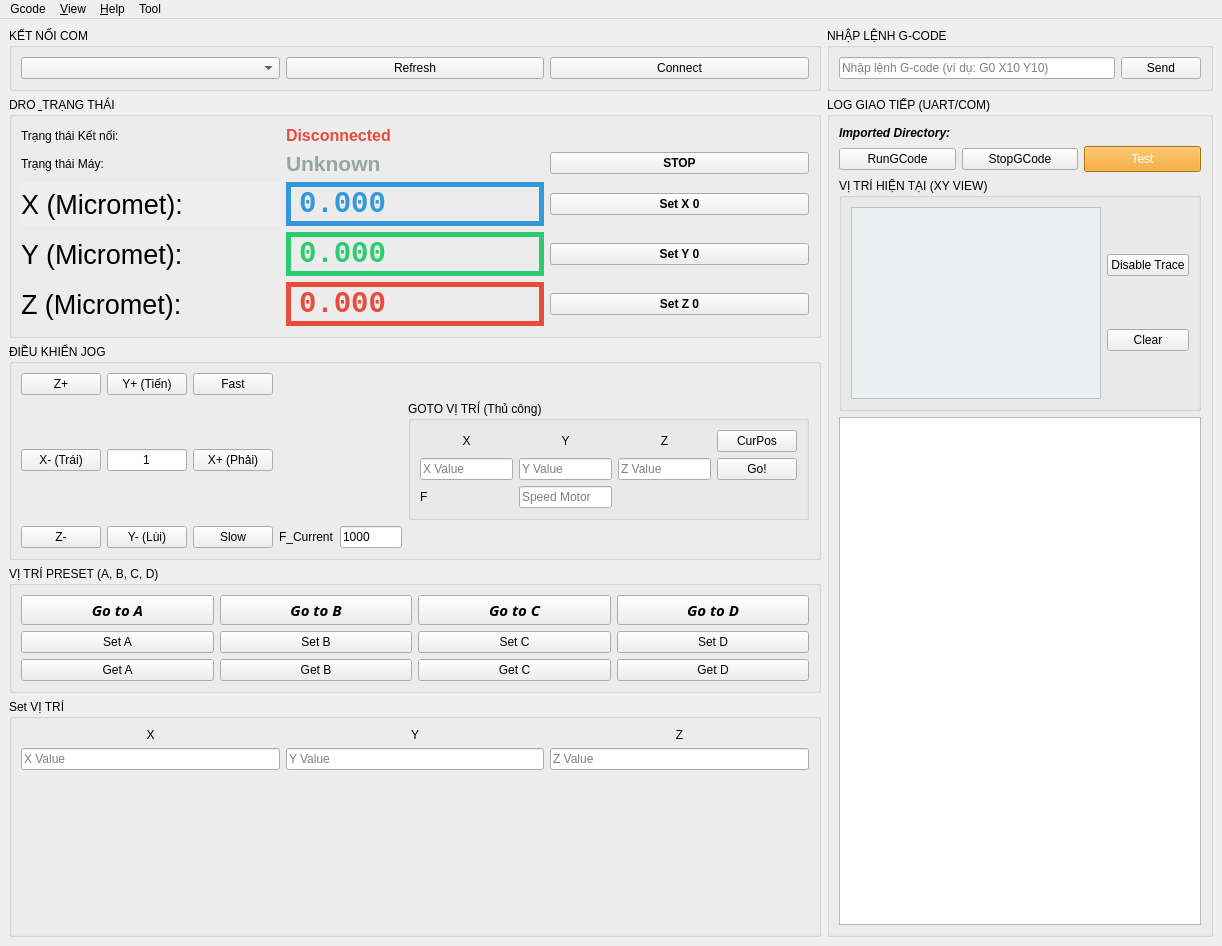
<?xml version="1.0" encoding="UTF-8"?>
<ui version="4.0">
 <class>MainWindow</class>
 <widget class="QMainWindow" name="MainWindow">
  <property name="geometry">
   <rect>
    <x>0</x>
    <y>0</y>
    <width>1222</width>
    <height>946</height>
   </rect>
  </property>
  <property name="windowTitle">
   <string>STM32 G-Code Controller</string>
  </property>
  <widget class="QWidget" name="centralwidget">
   <layout class="QHBoxLayout" name="horizontalLayout_main">
    <item>
     <layout class="QVBoxLayout" name="verticalLayout_control">
      <item>
       <widget class="QGroupBox" name="groupBox_connection">
        <property name="title">
         <string>KẾT NỐI COM</string>
        </property>
        <layout class="QHBoxLayout" name="horizontalLayout_com">
         <item>
          <widget class="QComboBox" name="portComboBox"/>
         </item>
         <item>
          <widget class="QPushButton" name="refreshButton">
           <property name="text">
            <string>Refresh</string>
           </property>
          </widget>
         </item>
         <item>
          <widget class="QPushButton" name="connectButton">
           <property name="text">
            <string>Connect</string>
           </property>
          </widget>
         </item>
        </layout>
       </widget>
      </item>
      <item>
       <widget class="QGroupBox" name="groupBox_dro">
        <property name="title">
         <string>DRO &amp; TRẠNG THÁI</string>
        </property>
        <layout class="QGridLayout" name="gridLayout_dro">
         <item row="0" column="0">
          <widget class="QLabel" name="label_status_title">
           <property name="text">
            <string>Trạng thái Kết nối:</string>
           </property>
          </widget>
         </item>
         <item row="2" column="0">
          <widget class="QLabel" name="label_x_title">
           <property name="sizePolicy">
            <sizepolicy hsizetype="Minimum" vsizetype="Minimum">
             <horstretch>0</horstretch>
             <verstretch>0</verstretch>
            </sizepolicy>
           </property>
           <property name="font">
            <font>
             <pointsize>20</pointsize>
            </font>
           </property>
           <property name="autoFillBackground">
            <bool>true</bool>
           </property>
           <property name="text">
            <string>X (Micromet):</string>
           </property>
          </widget>
         </item>
         <item row="4" column="2">
          <widget class="QPushButton" name="SetY0Button">
           <property name="font">
            <font>
             <weight>75</weight>
             <bold>true</bold>
            </font>
           </property>
           <property name="text">
            <string>Set Y 0</string>
           </property>
          </widget>
         </item>
         <item row="6" column="0">
          <widget class="QLabel" name="label_z_title">
           <property name="font">
            <font>
             <pointsize>20</pointsize>
            </font>
           </property>
           <property name="text">
            <string>Z (Micromet):</string>
           </property>
          </widget>
         </item>
         <item row="2" column="2">
          <widget class="QPushButton" name="SetX0Button">
           <property name="font">
            <font>
             <weight>75</weight>
             <bold>true</bold>
            </font>
           </property>
           <property name="text">
            <string>Set X 0</string>
           </property>
          </widget>
         </item>
         <item row="6" column="2">
          <widget class="QPushButton" name="SetZ0Button">
           <property name="font">
            <font>
             <weight>75</weight>
             <bold>true</bold>
            </font>
           </property>
           <property name="text">
            <string>Set Z 0</string>
           </property>
          </widget>
         </item>
         <item row="1" column="0">
          <widget class="QLabel" name="label_state_title">
           <property name="text">
            <string>Trạng thái Máy:</string>
           </property>
          </widget>
         </item>
         <item row="4" column="1">
          <widget class="QLabel" name="yPosLabel">
           <property name="font">
            <font>
             <family>Consolas</family>
             <pointsize>22</pointsize>
             <weight>75</weight>
             <bold>true</bold>
            </font>
           </property>
           <property name="styleSheet">
            <string>color: #2ecc71;</string>
           </property>
           <property name="frameShape">
            <enum>QFrame::Box</enum>
           </property>
           <property name="lineWidth">
            <number>5</number>
           </property>
           <property name="text">
            <string>0.000</string>
           </property>
          </widget>
         </item>
         <item row="1" column="1">
          <widget class="QLabel" name="stateLabel">
           <property name="font">
            <font>
             <pointsize>16</pointsize>
             <weight>75</weight>
             <bold>true</bold>
            </font>
           </property>
           <property name="styleSheet">
            <string>color: #95a5a6;</string>
           </property>
           <property name="text">
            <string>Unknown</string>
           </property>
          </widget>
         </item>
         <item row="2" column="1">
          <widget class="QLabel" name="xPosLabel">
           <property name="font">
            <font>
             <family>Consolas</family>
             <pointsize>22</pointsize>
             <weight>75</weight>
             <bold>true</bold>
            </font>
           </property>
           <property name="styleSheet">
            <string>color: #3498db;</string>
           </property>
           <property name="frameShape">
            <enum>QFrame::Box</enum>
           </property>
           <property name="lineWidth">
            <number>5</number>
           </property>
           <property name="text">
            <string>0.000</string>
           </property>
          </widget>
         </item>
         <item row="6" column="1">
          <widget class="QLabel" name="zPosLabel">
           <property name="font">
            <font>
             <family>Consolas</family>
             <pointsize>22</pointsize>
             <weight>75</weight>
             <bold>true</bold>
            </font>
           </property>
           <property name="styleSheet">
            <string>color: #e74c3c;</string>
           </property>
           <property name="frameShape">
            <enum>QFrame::Box</enum>
           </property>
           <property name="lineWidth">
            <number>5</number>
           </property>
           <property name="text">
            <string>0.000</string>
           </property>
          </widget>
         </item>
         <item row="1" column="2">
          <widget class="QPushButton" name="Stopbtn">
           <property name="font">
            <font>
             <weight>75</weight>
             <bold>true</bold>
            </font>
           </property>
           <property name="text">
            <string>STOP</string>
           </property>
          </widget>
         </item>
         <item row="0" column="1">
          <widget class="QLabel" name="statusLabel">
           <property name="font">
            <font>
             <pointsize>12</pointsize>
             <weight>75</weight>
             <bold>true</bold>
            </font>
           </property>
           <property name="styleSheet">
            <string>color: #e74c3c;</string>
           </property>
           <property name="text">
            <string>Disconnected</string>
           </property>
          </widget>
         </item>
         <item row="4" column="0">
          <widget class="QLabel" name="label_y_title">
           <property name="font">
            <font>
             <pointsize>20</pointsize>
            </font>
           </property>
           <property name="text">
            <string>Y (Micromet):</string>
           </property>
          </widget>
         </item>
        </layout>
       </widget>
      </item>
      <item>
       <widget class="QGroupBox" name="groupBox_jog">
        <property name="title">
         <string>ĐIỀU KHIỂN JOG</string>
        </property>
        <layout class="QGridLayout" name="gridLayout_jog">
         <item row="1" column="2">
          <widget class="QPushButton" name="jogXPlusButton">
           <property name="text">
            <string>X+ (Phải)</string>
           </property>
          </widget>
         </item>
         <item row="0" column="1">
          <widget class="QPushButton" name="jogYPlusButton">
           <property name="text">
            <string>Y+ (Tiến)</string>
           </property>
          </widget>
         </item>
         <item row="2" column="1">
          <widget class="QPushButton" name="jogYMinusButton">
           <property name="text">
            <string>Y- (Lùi)</string>
           </property>
          </widget>
         </item>
         <item row="1" column="0">
          <widget class="QPushButton" name="jogXMinusButton">
           <property name="text">
            <string>X- (Trái)</string>
           </property>
          </widget>
         </item>
         <item row="1" column="1">
          <widget class="QLineEdit" name="txt_input_intervalDistance">
           <property name="layoutDirection">
            <enum>Qt::LeftToRight</enum>
           </property>
           <property name="inputMethodHints">
            <set>Qt::ImhDigitsOnly|Qt::ImhFormattedNumbersOnly|Qt::ImhPreferNumbers</set>
           </property>
           <property name="text">
            <string>1</string>
           </property>
           <property name="alignment">
            <set>Qt::AlignCenter</set>
           </property>
           <property name="placeholderText">
            <string/>
           </property>
          </widget>
         </item>
         <item row="2" column="2">
          <widget class="QPushButton" name="slowButton">
           <property name="text">
            <string>Slow</string>
           </property>
          </widget>
         </item>
         <item row="1" column="4">
          <widget class="QGroupBox" name="groupBox_manual_goto">
           <property name="title">
            <string>GOTO VỊ TRÍ (Thủ công)</string>
           </property>
           <layout class="QGridLayout" name="gridLayout_manual_goto">
            <item row="0" column="0">
             <widget class="QLabel" name="label_goto_X">
              <property name="text">
               <string>X</string>
              </property>
              <property name="alignment">
               <set>Qt::AlignCenter</set>
              </property>
             </widget>
            </item>
            <item row="0" column="1">
             <widget class="QLabel" name="label_goto_Y">
              <property name="text">
               <string>Y</string>
              </property>
              <property name="alignment">
               <set>Qt::AlignCenter</set>
              </property>
             </widget>
            </item>
            <item row="0" column="2">
             <widget class="QLabel" name="label_goto_Z">
              <property name="text">
               <string>Z</string>
              </property>
              <property name="alignment">
               <set>Qt::AlignCenter</set>
              </property>
             </widget>
            </item>
            <item row="1" column="1">
             <widget class="QLineEdit" name="txt_input_goto_Y">
              <property name="placeholderText">
               <string>Y Value</string>
              </property>
             </widget>
            </item>
            <item row="0" column="3">
             <widget class="QPushButton" name="CurrentPosButton">
              <property name="text">
               <string>CurPos</string>
              </property>
             </widget>
            </item>
            <item row="1" column="2">
             <widget class="QLineEdit" name="txt_input_goto_Z">
              <property name="placeholderText">
               <string>Z Value</string>
              </property>
             </widget>
            </item>
            <item row="1" column="3">
             <widget class="QPushButton" name="btn_manual_goto">
              <property name="text">
               <string>Go!</string>
              </property>
             </widget>
            </item>
            <item row="1" column="0">
             <widget class="QLineEdit" name="txt_input_goto_X">
              <property name="placeholderText">
               <string>X Value</string>
              </property>
             </widget>
            </item>
            <item row="2" column="0">
             <widget class="QLabel" name="label">
              <property name="text">
               <string>F</string>
              </property>
             </widget>
            </item>
            <item row="2" column="1">
             <widget class="QLineEdit" name="txt_input_goto_F">
              <property name="sizePolicy">
               <sizepolicy hsizetype="Ignored" vsizetype="Fixed">
                <horstretch>0</horstretch>
                <verstretch>0</verstretch>
               </sizepolicy>
              </property>
              <property name="placeholderText">
               <string>Speed Motor</string>
              </property>
             </widget>
            </item>
           </layout>
          </widget>
         </item>
         <item row="0" column="0">
          <widget class="QPushButton" name="jogZPlusButton">
           <property name="text">
            <string>Z+</string>
           </property>
          </widget>
         </item>
         <item row="2" column="0">
          <widget class="QPushButton" name="jogZMinusButton">
           <property name="text">
            <string>Z-</string>
           </property>
          </widget>
         </item>
         <item row="0" column="2">
          <widget class="QPushButton" name="fastButton">
           <property name="text">
            <string>Fast</string>
           </property>
          </widget>
         </item>
         <item row="2" column="3">
          <layout class="QHBoxLayout" name="horizontalLayout_3">
           <item>
            <widget class="QLabel" name="label_2">
             <property name="text">
              <string>F_Current</string>
             </property>
            </widget>
           </item>
           <item>
            <widget class="QLineEdit" name="txt_input_send_F">
             <property name="text">
              <string>1000</string>
             </property>
            </widget>
           </item>
          </layout>
         </item>
        </layout>
       </widget>
      </item>
      <item>
       <widget class="QGroupBox" name="groupBox_preset">
        <property name="title">
         <string>VỊ TRÍ PRESET (A, B, C, D)</string>
        </property>
        <layout class="QGridLayout" name="gridLayout_preset">
         <item row="0" column="1">
          <widget class="QPushButton" name="gotoBButton">
           <property name="font">
            <font>
             <family>Segoe UI Black</family>
             <pointsize>11</pointsize>
             <weight>75</weight>
             <italic>true</italic>
             <bold>true</bold>
            </font>
           </property>
           <property name="text">
            <string>Go to B</string>
           </property>
          </widget>
         </item>
         <item row="0" column="0">
          <widget class="QPushButton" name="gotoAButton">
           <property name="font">
            <font>
             <family>Segoe UI Black</family>
             <pointsize>11</pointsize>
             <weight>75</weight>
             <italic>true</italic>
             <bold>true</bold>
            </font>
           </property>
           <property name="text">
            <string>Go to A</string>
           </property>
          </widget>
         </item>
         <item row="1" column="1">
          <widget class="QPushButton" name="setBButton">
           <property name="text">
            <string>Set B</string>
           </property>
          </widget>
         </item>
         <item row="0" column="2">
          <widget class="QPushButton" name="gotoCButton">
           <property name="font">
            <font>
             <family>Segoe UI Black</family>
             <pointsize>11</pointsize>
             <weight>75</weight>
             <italic>true</italic>
             <bold>true</bold>
            </font>
           </property>
           <property name="text">
            <string>Go to C</string>
           </property>
          </widget>
         </item>
         <item row="1" column="2">
          <widget class="QPushButton" name="setCButton">
           <property name="text">
            <string>Set C</string>
           </property>
          </widget>
         </item>
         <item row="0" column="3">
          <widget class="QPushButton" name="gotoDButton">
           <property name="font">
            <font>
             <family>Segoe UI Black</family>
             <pointsize>11</pointsize>
             <weight>75</weight>
             <italic>true</italic>
             <bold>true</bold>
            </font>
           </property>
           <property name="text">
            <string>Go to D</string>
           </property>
          </widget>
         </item>
         <item row="1" column="0">
          <widget class="QPushButton" name="setAButton">
           <property name="text">
            <string>Set A</string>
           </property>
          </widget>
         </item>
         <item row="1" column="3">
          <widget class="QPushButton" name="setDButton">
           <property name="text">
            <string>Set D</string>
           </property>
          </widget>
         </item>
         <item row="2" column="0">
          <widget class="QPushButton" name="getAButton">
           <property name="text">
            <string>Get A</string>
           </property>
          </widget>
         </item>
         <item row="2" column="1">
          <widget class="QPushButton" name="getBButton">
           <property name="text">
            <string>Get B</string>
           </property>
          </widget>
         </item>
         <item row="2" column="2">
          <widget class="QPushButton" name="getCButton">
           <property name="text">
            <string>Get C</string>
           </property>
          </widget>
         </item>
         <item row="2" column="3">
          <widget class="QPushButton" name="getDButton">
           <property name="text">
            <string>Get D</string>
           </property>
          </widget>
         </item>
        </layout>
       </widget>
      </item>
      <item>
       <widget class="QGroupBox" name="groupBox_manual_set">
        <property name="title">
         <string>Set VỊ TRÍ </string>
        </property>
        <layout class="QGridLayout" name="gridLayout_manual_set">
         <item row="0" column="0">
          <widget class="QLabel" name="label_set_X">
           <property name="text">
            <string>X</string>
           </property>
           <property name="alignment">
            <set>Qt::AlignCenter</set>
           </property>
          </widget>
         </item>
         <item row="1" column="2">
          <widget class="QLineEdit" name="txt_input_set_Z">
           <property name="placeholderText">
            <string>Z Value</string>
           </property>
          </widget>
         </item>
         <item row="0" column="1">
          <widget class="QLabel" name="label_set_Y">
           <property name="text">
            <string>Y</string>
           </property>
           <property name="alignment">
            <set>Qt::AlignCenter</set>
           </property>
          </widget>
         </item>
         <item row="1" column="1">
          <widget class="QLineEdit" name="txt_input_set_Y">
           <property name="placeholderText">
            <string>Y Value</string>
           </property>
          </widget>
         </item>
         <item row="0" column="2">
          <widget class="QLabel" name="label_set_Z">
           <property name="text">
            <string>Z</string>
           </property>
           <property name="alignment">
            <set>Qt::AlignCenter</set>
           </property>
          </widget>
         </item>
         <item row="1" column="0">
          <widget class="QLineEdit" name="txt_input_set_X">
           <property name="placeholderText">
            <string>X Value</string>
           </property>
          </widget>
         </item>
         <item row="2" column="1">
          <spacer name="verticalSpacer">
           <property name="orientation">
            <enum>Qt::Vertical</enum>
           </property>
           <property name="sizeHint" stdset="0">
            <size>
             <width>20</width>
             <height>10</height>
            </size>
           </property>
          </spacer>
         </item>
        </layout>
       </widget>
      </item>
     </layout>
    </item>
    <item>
     <layout class="QVBoxLayout" name="verticalLayout_log">
      <item>
       <widget class="QGroupBox" name="groupBox_gcode">
        <property name="title">
         <string>NHẬP LỆNH G-CODE</string>
        </property>
        <layout class="QHBoxLayout" name="horizontalLayout_gcode">
         <item>
          <widget class="QLineEdit" name="gcodeInput">
           <property name="placeholderText">
            <string>Nhập lệnh G-code (ví dụ: G0 X10 Y10)</string>
           </property>
          </widget>
         </item>
         <item>
          <widget class="QPushButton" name="sendButton">
           <property name="text">
            <string>Send</string>
           </property>
          </widget>
         </item>
        </layout>
       </widget>
      </item>
      <item>
       <widget class="QGroupBox" name="groupBox_log">
        <property name="title">
         <string>LOG GIAO TIẾP (UART/COM)</string>
        </property>
        <layout class="QVBoxLayout" name="verticalLayout_log_text">
         <item>
          <widget class="QLabel" name="ImportedDirectory">
           <property name="sizePolicy">
            <sizepolicy hsizetype="Expanding" vsizetype="Preferred">
             <horstretch>0</horstretch>
             <verstretch>0</verstretch>
            </sizepolicy>
           </property>
           <property name="font">
            <font>
             <weight>75</weight>
             <italic>true</italic>
             <bold>true</bold>
            </font>
           </property>
           <property name="text">
            <string>Imported Directory:</string>
           </property>
          </widget>
         </item>
         <item>
          <layout class="QHBoxLayout" name="horizontalLayout">
           <item>
            <widget class="QPushButton" name="RunGCodeButton">
             <property name="text">
              <string>RunGCode</string>
             </property>
            </widget>
           </item>
           <item>
            <widget class="QPushButton" name="StopGCodeButton">
             <property name="text">
              <string>StopGCode</string>
             </property>
            </widget>
           </item>
           <item>
            <widget class="QPushButton" name="runMacroButton">
             <property name="styleSheet">
              <string>background-color: #f39c12; color: white; padding: 5px;</string>
             </property>
             <property name="text">
              <string>Test</string>
             </property>
            </widget>
           </item>
          </layout>
         </item>
         <item>
          <widget class="QGroupBox" name="groupBox_xyview">
           <property name="title">
            <string>VỊ TRÍ HIỆN TẠI (XY VIEW)</string>
           </property>
           <layout class="QVBoxLayout" name="verticalLayout_xyview">
            <item>
             <layout class="QHBoxLayout" name="horizontalLayout_2">
              <item>
               <widget class="QGraphicsView" name="xyGraphicsView">
                <property name="sizePolicy">
                 <sizepolicy hsizetype="Preferred" vsizetype="Preferred">
                  <horstretch>0</horstretch>
                  <verstretch>0</verstretch>
                 </sizepolicy>
                </property>
                <property name="minimumSize">
                 <size>
                  <width>250</width>
                  <height>100</height>
                 </size>
                </property>
                <property name="styleSheet">
                 <string>background-color: #ecf0f1; border: 1px solid #bdc3c7;</string>
                </property>
                <property name="alignment">
                 <set>Qt::AlignLeading|Qt::AlignLeft|Qt::AlignTop</set>
                </property>
               </widget>
              </item>
              <item>
               <layout class="QVBoxLayout" name="verticalLayout">
                <item>
                 <widget class="QPushButton" name="trace_button">
                  <property name="text">
                   <string>Disable Trace</string>
                  </property>
                 </widget>
                </item>
                <item>
                 <widget class="QPushButton" name="clearGraphButton">
                  <property name="text">
                   <string>Clear</string>
                  </property>
                 </widget>
                </item>
                <item>
                 <spacer name="verticalSpacer_2">
                  <property name="orientation">
                   <enum>Qt::Vertical</enum>
                  </property>
                  <property name="sizeType">
                   <enum>QSizePolicy::Preferred</enum>
                  </property>
                  <property name="sizeHint" stdset="0">
                   <size>
                    <width>1</width>
                    <height>1</height>
                   </size>
                  </property>
                 </spacer>
                </item>
               </layout>
              </item>
             </layout>
            </item>
           </layout>
          </widget>
         </item>
         <item>
          <widget class="QTextEdit" name="logTextEdit">
           <property name="font">
            <font>
             <pointsize>7</pointsize>
            </font>
           </property>
           <property name="readOnly">
            <bool>true</bool>
           </property>
          </widget>
         </item>
        </layout>
       </widget>
      </item>
     </layout>
    </item>
   </layout>
  </widget>
  <widget class="QMenuBar" name="menubar">
   <property name="geometry">
    <rect>
     <x>0</x>
     <y>0</y>
     <width>1222</width>
     <height>26</height>
    </rect>
   </property>
   <widget class="QMenu" name="menuGCode">
    <property name="title">
     <string>Gcode</string>
    </property>
    <addaction name="actionImport"/>
    <addaction name="actionRun_GCode"/>
    <addaction name="actionPause_GCode"/>
    <addaction name="actionStop_GCode"/>
    <addaction name="separator"/>
    <addaction name="actionExit"/>
   </widget>
   <widget class="QMenu" name="menuView">
    <property name="title">
     <string>&amp;View</string>
    </property>
    <addaction name="actionClearGraph"/>
    <addaction name="actionEnableDisable_Trace"/>
   </widget>
   <widget class="QMenu" name="menuHelp">
    <property name="title">
     <string>&amp;Help</string>
    </property>
    <addaction name="actionAbout"/>
   </widget>
   <widget class="QMenu" name="menuTool">
    <property name="title">
     <string>Tool</string>
    </property>
    <addaction name="actionProccessGCode"/>
    <addaction name="actionSet_Preset_Position"/>
   </widget>
   <addaction name="menuGCode"/>
   <addaction name="menuView"/>
   <addaction name="menuHelp"/>
   <addaction name="menuTool"/>
  </widget>
  <action name="actionImport">
   <property name="text">
    <string>Import GCode</string>
   </property>
   <property name="toolTip">
    <string>Import G-code file</string>
   </property>
  </action>
  <action name="actionProccessGCode">
   <property name="text">
    <string>Proccess GCode Tool</string>
   </property>
   <property name="toolTip">
    <string>Save processed G-code</string>
   </property>
  </action>
  <action name="actionExit">
   <property name="text">
    <string>Exit</string>
   </property>
   <property name="toolTip">
    <string>Close the program</string>
   </property>
  </action>
  <action name="actionClearGraph">
   <property name="text">
    <string>Clear Graph</string>
   </property>
  </action>
  <action name="actionConnect">
   <property name="text">
    <string>Connect</string>
   </property>
  </action>
  <action name="actionRunGCode">
   <property name="text">
    <string>Run G-code</string>
   </property>
  </action>
  <action name="actionAbout">
   <property name="text">
    <string>About</string>
   </property>
  </action>
  <action name="actionEnableDisable_Trace">
   <property name="text">
    <string>Disable Trace</string>
   </property>
  </action>
  <action name="actionSet_Preset_Position">
   <property name="text">
    <string>Set Preset Position</string>
   </property>
  </action>
  <action name="actionRun_GCode">
   <property name="text">
    <string>Run GCode</string>
   </property>
  </action>
  <action name="actionPause_GCode">
   <property name="text">
    <string>Pause GCode</string>
   </property>
  </action>
  <action name="actionStop_GCode">
   <property name="text">
    <string>Stop GCode</string>
   </property>
  </action>
 </widget>
 <resources/>
 <connections/>
</ui>
